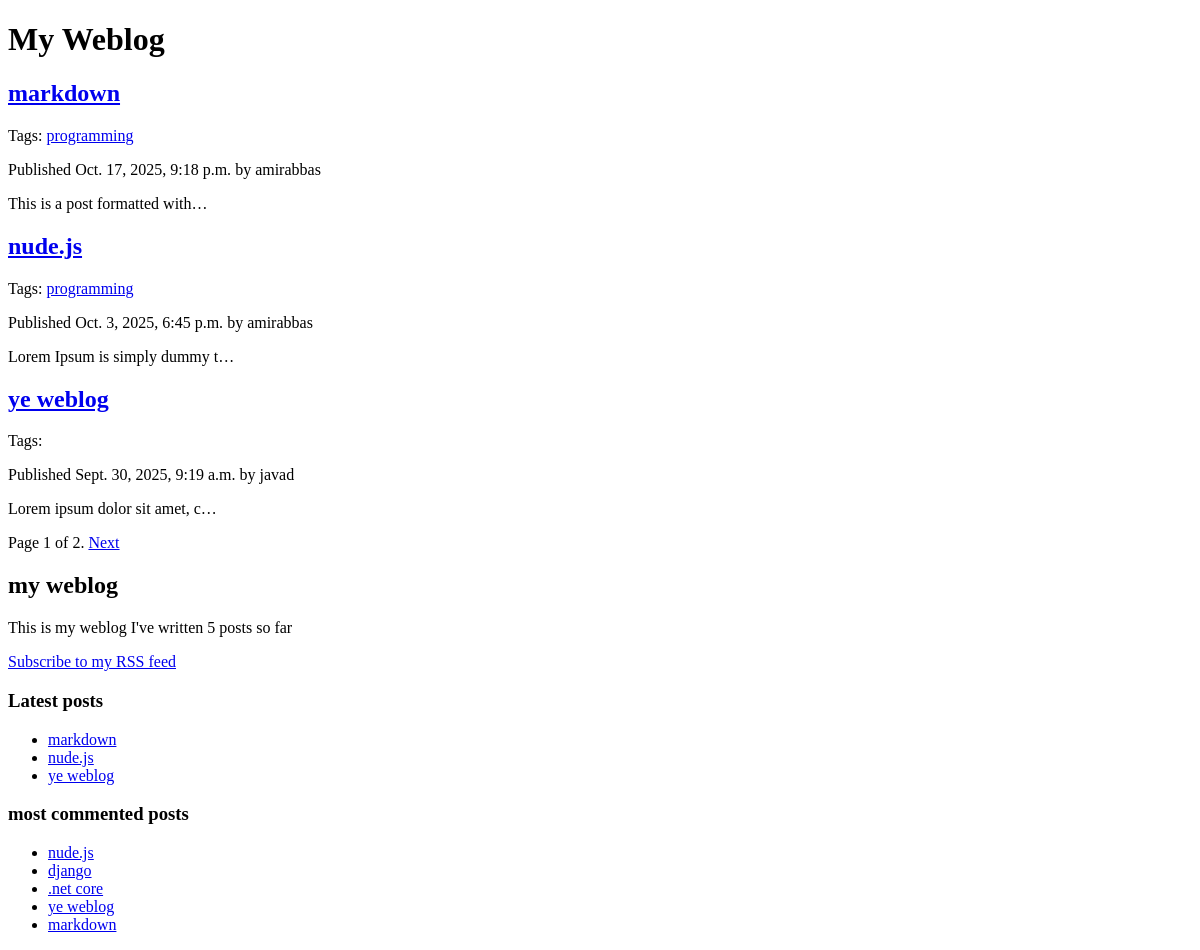
/weblog/, run on an earlier commit of the app's database.
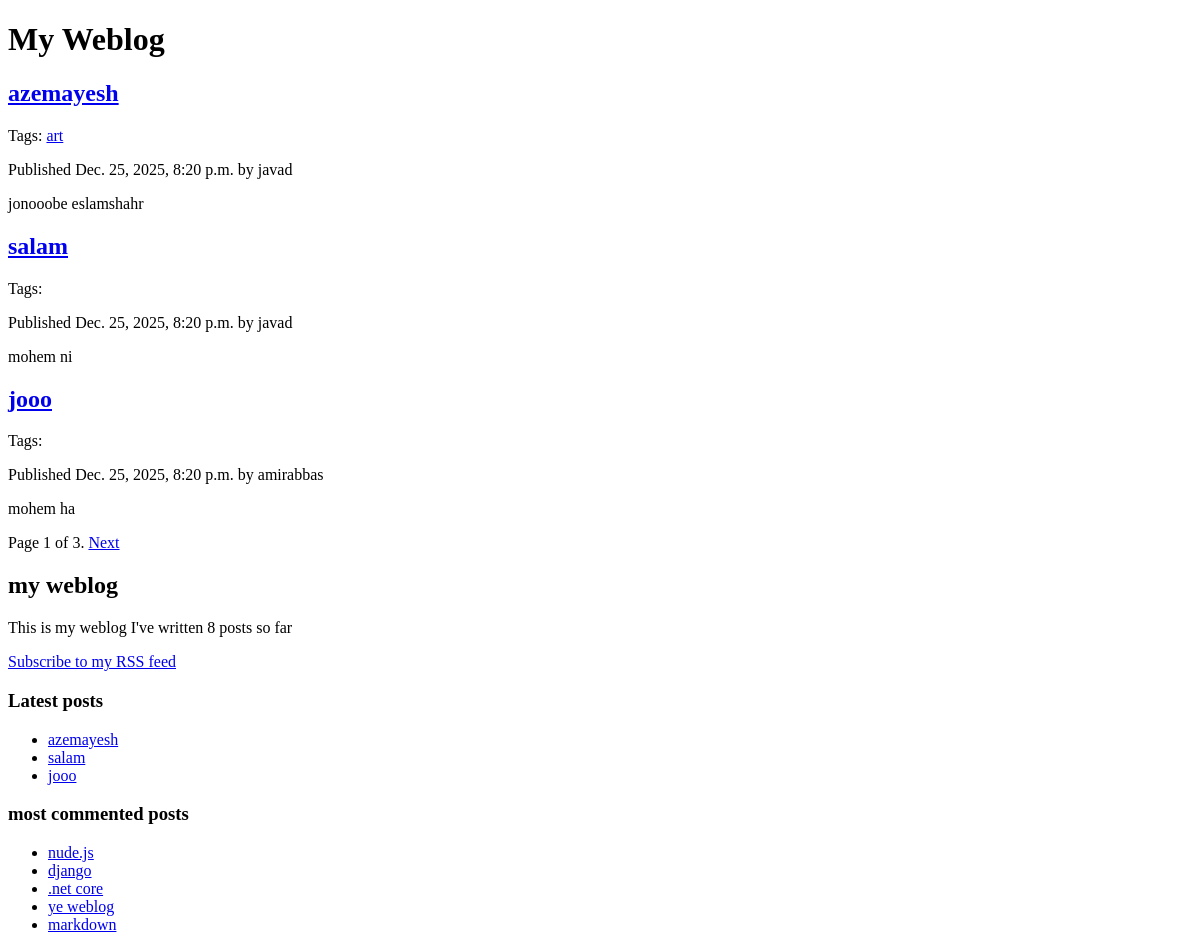
And on a later commit of the database.
### weblog/models.py (models this page shows, shortened)
class Post(models.Model):
    class Status(models.TextChoices):
        DRAFT = 'DF','Draft'
        PUBLISHED = 'PB' , 'Published'
    title = models.CharField(max_length=100)
    slug = models.SlugField(max_length=200,unique_for_date='publish')
    author = models.ForeignKey(User,on_delete=models.CASCADE,related_name='weblog_posts')
    body = models.TextField()
    publish = models.DateTimeField(default=timezone.now)
    created = models.DateTimeField(auto_now_add=True)
    updated = models.DateTimeField(auto_now=True)
    status = models.CharField(max_length=2,choices=Status.choices,default=Status.DRAFT)
    objects = models.Manager()
    published = PublishedManager()
    tags = TaggableManager()
    class Meta:
        ordering = ['-publish']
        indexes = [models.Index(fields=['-publish'])]
    def get_absolute_url(self):
        return reverse("weblog:post_detail", args=[self.publish.year,
                                                                    self.publish.month,
                                                                    self.publish.day,
                                                                    self.slug])

### weblog/views.py (the view)
# urls.py: path('', views.PostListView.as_view(), name='post_list'),
class PostListView(ListView):
    queryset = Post.published.all()
    paginate_by=3
    template_name='weblog/post/list.html'

### weblog/models.py (called while the page is built)
    def get_queryset(self):
        return super().get_queryset()\
            .filter(status=Post.Status.PUBLISHED)

### weblog/templatetags/weblog_tags.py (called while the page is built)
@register.simple_tag
def total_posts():
    return Post.published.count()

@register.inclusion_tag('weblog/post/latest_posts.html')
def show_latest_posts(count=5):
    latest_posts = Post.published.order_by('-publish')[:count]
    return {'latest_posts':latest_posts}

@register.simple_tag
def get_most_commented_posts(count=5):
    return Post.published.annotate(
               total_comments=Count('comments')
           ).order_by('-total_comments')[:count]

@register.filter(name='markdown')
def markdown_format(text):
    return mark_safe(markdown.markdown(text))

### weblog/templates/weblog/post/list.html (shortened to what this page needs)
{% extends "weblog/base.html" %}
{% load weblog_tags %}
{% block content %}
  <h1>My Weblog</h1>
    {% for post in page_obj %}
        <h2>
        <a href="{{ post.get_absolute_url }}"> {{ post.title }}</a></h2>
        <p>Tags:
          {% for tag in post.tags.all %}
          <a href="{% url 'weblog:post_list_by_tag'  tag.slug %}">{{tag.name}}</a>
          {% endfor %}
        </p>
        <p class="date">Published {{ post.publish }} by {{ post.author }}</p>
        {{ post.body|markdown|truncatechars_html:30 }}
    {% endfor %}
    {% include "paginator.html" with page=page_obj %}
{% endblock %}

### weblog/templates/weblog/base.html (shortened to what this page needs)
{% load weblog_tags %}
{% load static %}
<!DOCTYPE html>
<html>
    <head>
    </head>
    <body>
        <div id="content">{% block content %}{% endblock %}</div>
        <div id="sidebar">
            <h2>my weblog</h2>
            <p>This is my weblog
                I've written {% total_posts %} posts so far
            </p>
            <p><a href="{% url 'weblog:post_feed' %}">
                Subscribe to my RSS feed
            </a></p>
            <h3>Latest posts</h3>
            {% show_latest_posts 3 %}
            <h3>most commented posts</h3>
            {% get_most_commented_posts as most_commented_posts%}
            <ul>
            {% for post in most_commented_posts %}
            <li><a href="{{post.get_absolute_url}}">{{post.title}}</a></li>
            {% endfor %}
                </ul>
        </div>
    </body>
</html>

### weblog/templates/paginator.html (shortened to what this page needs)
<div class="pagination">
  <span class="step-links">
       <span class="current">
      Page {{ page.number }} of {{ page.paginator.num_pages }}.
    </span>
    {% if page.has_next %}
      <a
    href="?page={{ page.next_page_number }}">Next</a>
    {% endif %}
  </span>
 </div>

### weblog/templates/weblog/post/latest_posts.html
<ul>
    {% for post in latest_posts %}
        <li><a href="{{post.get_absolute_url}}">{{ post.title }}</a></li>
    {% endfor %}
</ul>

What changed in the data, as far as the page shows it:
no longer on one of the page's lists (row unchanged): Post: title "nude.js", publish "Oct. 3, 2025, 6:45 p.m.", author "amirabbas", body "Lorem Ipsum is simply dummy t…"
no longer on one of the page's lists (row unchanged): Post: title "ye weblog", publish "Sept. 30, 2025, 9:19 a.m.", author "javad", body "Lorem ipsum dolor sit amet, c…"
no longer on one of the page's lists (row unchanged): Post: title "markdown", publish "Oct. 17, 2025, 9:18 p.m.", author "amirabbas", body "This is a post formatted with…"
added Post: title "azemayesh", publish "Dec. 25, 2025, 8:20 p.m.", author "javad", body "jonooobe eslamshahr"
added Tag: name "art", shown under "azemayesh"
added Post: title "salam", publish "Dec. 25, 2025, 8:20 p.m.", author "javad", body "mohem ni"
added Post: title "jooo", publish "Dec. 25, 2025, 8:20 p.m.", author "amirabbas", body "mohem ha"
computed for Post "nude.js": loses Tag (name "programming")
computed for Post "markdown": loses Tag (name "programming")
Also different on the page:
{{ page.paginator.num_pages }}: "2" → "3"
text no longer shown: "5"
text now shown: "8"
